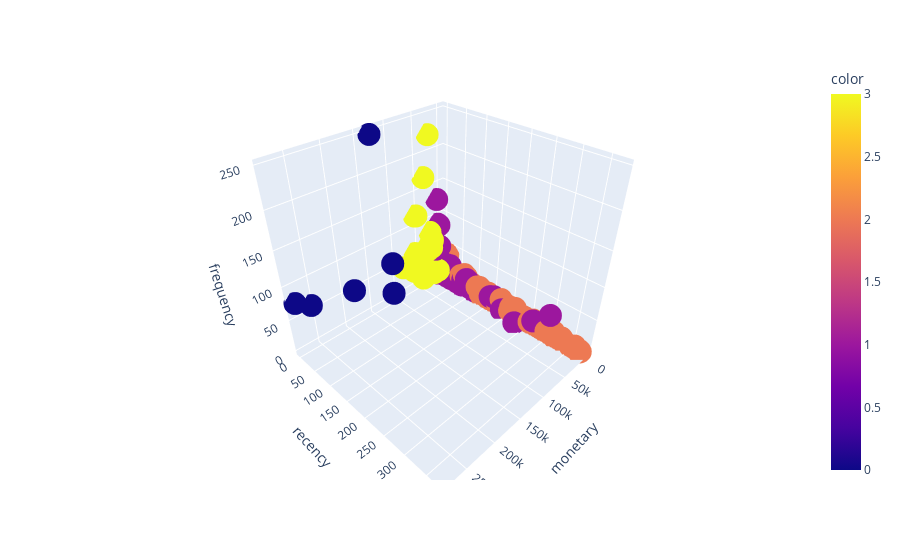

Notebook code cell kept with this figure:
### Markdown cell above
## 9.1 Visualize Inspection

### Code cell
#px.scatter_3d(df9, x='monetary', y='recency', z='frequency', color=labels)

### Figure 1 — Plotly figure (JSON) as saved in the notebook; plotly's stock layout.template omitted (floating-point values rounded to 4 significant figures; data arrays with more than 128 entries replaced by an {"elided": "..."} marker saying what was removed)
{"data": [{"hovertemplate": "monetary=%{x}<br>recency=%{y}<br>frequency=%{z}<br>color=%{marker.color}<extra></extra>", "legendgroup": "", "marker": {"color": {"elided": "4372 int values"}, "coloraxis": "coloraxis", "symbol": "circle"}, "mode": "markers", "name": "", "scene": "scene", "showlegend": false, "type": "scatter3d", "x": {"elided": "4372 float values"}, "y": {"elided": "4372 int values"}, "z": {"elided": "4372 int values"}}], "layout": {"coloraxis": {"colorbar": {"title": {"text": "color"}}, "colorscale": [[0, "#0d0887"], [0.1111, "#46039f"], [0.2222, "#7201a8"], [0.3333, "#9c179e"], [0.4444, "#bd3786"], [0.5556, "#d8576b"], [0.6667, "#ed7953"], [0.7778, "#fb9f3a"], [0.8889, "#fdca26"], [1, "#f0f921"]]}, "legend": {"tracegroupgap": 0}, "margin": {"t": 60}, "scene": {"domain": {"x": [0, 1], "y": [0, 1]}, "xaxis": {"title": {"text": "monetary"}}, "yaxis": {"title": {"text": "recency"}}, "zaxis": {"title": {"text": "frequency"}}}}}
